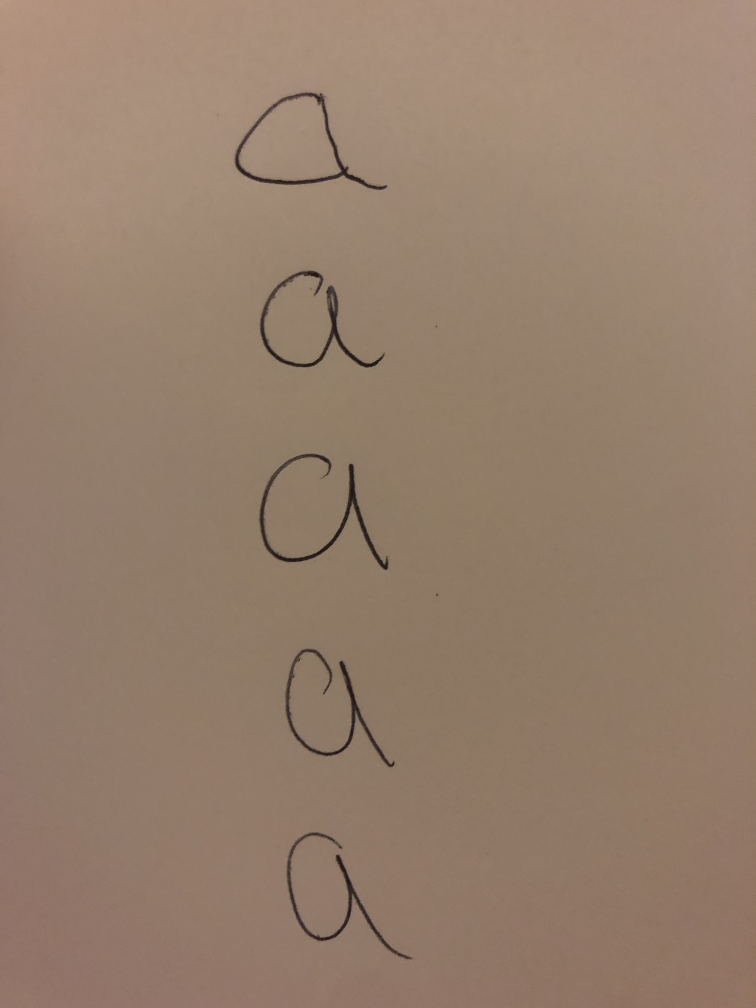
#> input picture a.png, 3024 x 4032 px, found by its file name (shown at 1/4 size)
$ python hw8.py   (Python 2 division)   (older library calls are emulated)
#> lines starting #> are read from the running program, lines starting #| are printed output that depends on the picture; after the words box and inside, x2 and y2 are one past the last pixel; in counts of white or black regions, pixels touching at a corner belong together
#!/usr/bin/env python2
# -*- coding: utf-8 -*-
"""
Created on Thu Jun  6 02:59:55 2019

@author: ajay
"""

# -*- coding: utf-8 -*-
"""
PIC 16 Spring 2019
Startup code for homework 8
"""

from scipy.misc import imread # using scipy's imread
import matplotlib.pyplot as plt
import numpy as np
from skimage.transform import resize
from sklearn import svm,metrics
import pickle


#pass the boundaries into SVM estimator(uses boundaries to generate hyperplane, a line of best fit)
def boundaries(binarized,axis):
    # variables named assuming axis = 0; algorithm valid for axis=1
    # [1,0][axis] effectively swaps axes for summing
    rows = np.sum(binarized,axis = [1,0][axis]) > 0
    rows[1:] = np.logical_xor(rows[1:], rows[:-1])
    change = np.nonzero(rows)[0]
    ymin = change[::2]
    ymax = change[1::2]
    height = ymax-ymin
    too_small = 10 # real letters will be bigger than 10px by 10px
    ymin = ymin[height>too_small]
    ymax = ymax[height>too_small]
    return zip(ymin,ymax)
def separate(img):
    orig_img = img.copy()
    pure_white = 255.
    white = np.max(img)
    black = np.min(img)
    thresh = (white+black)/2.0
    binarized = img<thresh
    row_bounds = boundaries(binarized, axis = 0)
    cropped = []
    for r1,r2 in row_bounds:
        img = binarized[r1:r2,:]
        col_bounds = boundaries(img,axis=1)
        rects = [r1,r2,col_bounds[0][0],col_bounds[0][1]]
        cropped.append(np.array(orig_img[rects[0]:rects[1],rects[2]:rects[3]]/pure_white))
    return cropped
def resize_image(imgs,dim):
    img_re=[]
    for img in imgs:
        img = resize(img,dim)
        img_re.append(img)
    return img_re


def load_data(datasets):
    data=None
    for parseFile,target_val in datasets:
        big_img = imread(parseFile,flatten=True)
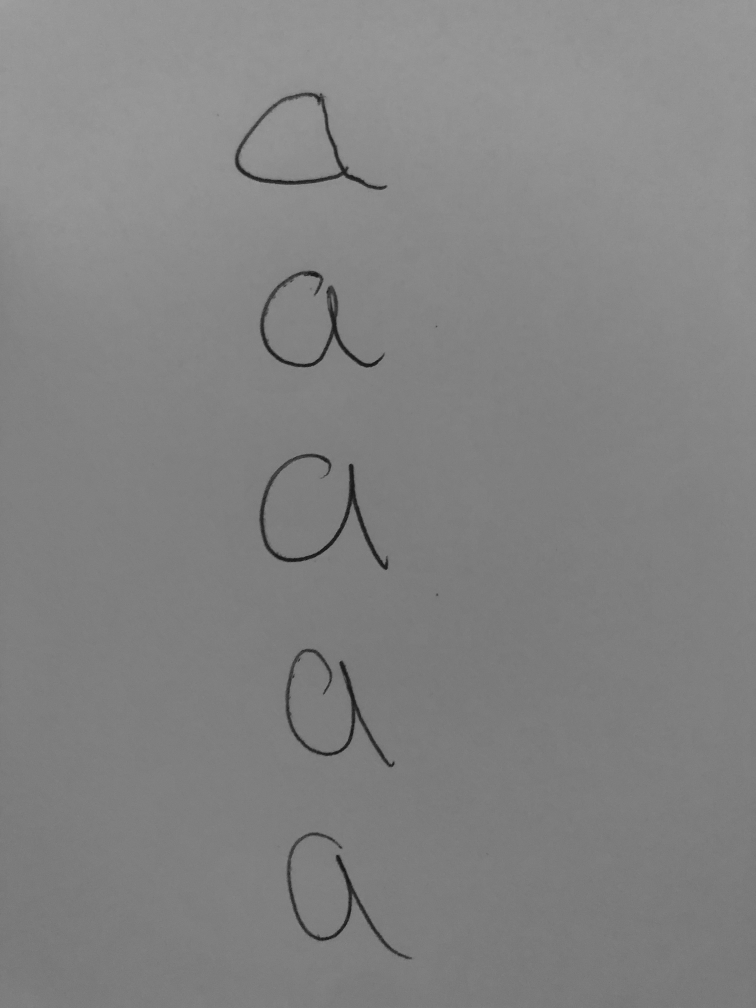
#> big_img: shape (4032, 3024) float32 (shown at 1/4 size); min 4.18, max 168.8, mean 131.5
        imgs = separate(big_img) # separates big_img (pure white = 255) into array of little images (pure white = 1.0)
#> in separate, `white = np.max(img)`: white = 168.8
#> in separate, `black = np.min(img)`: black = 4.18
#> in separate, `thresh = (white+black)/2.0`: thresh = 86.5
#> in separate, `binarized = img<thresh`:
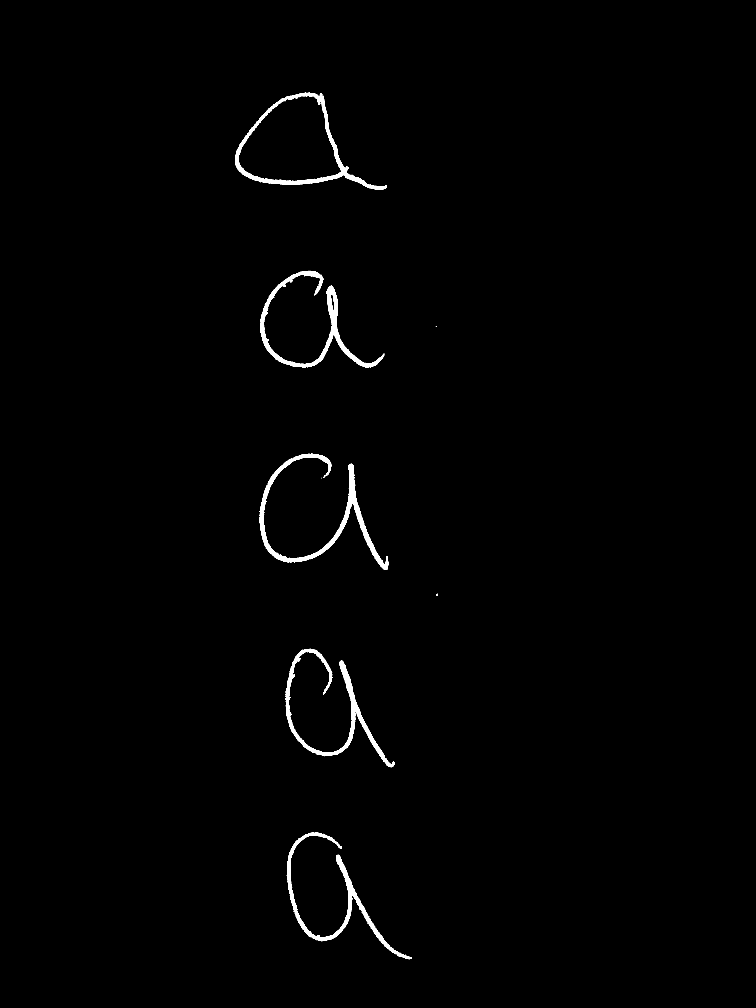
#> binarized: shape (4032, 3024) bool (shown at 1/4 size); 0.87% white; 48 white regions (42 under 20 px), largest, box (x1, y1, x2, y2) and area: (1037, 1814, 1553, 2280) 25067, (1040, 1083, 1537, 1470) 21683, (1142, 2595, 1578, 3069) 20841, (940, 371, 1547, 760) 19695, (1147, 3330, 1648, 3837) 19104, (1745, 2375, 1752, 2383) 35
#> in boundaries, `change = np.nonzero(rows)[0]`: change = [371, 760, 1083, 1470, 1814, 2280, 2375, 2383, 2595, 3069, 3330, 3837]
#> in boundaries, `ymin = change[::2]`: ymin = [371, 1083, 1814, 2375, 2595, 3330]
#> in boundaries, `ymax = change[1::2]`: ymax = [760, 1470, 2280, 2383, 3069, 3837]
#> in boundaries, `height = ymax-ymin`: height = [389, 387, 466, 8, 474, 507]
#> in boundaries, `ymin = ymin[height>too_small]`: ymin = [371, 1083, 1814, 2595, 3330]
#> in boundaries, `ymax = ymax[height>too_small]`: ymax = [760, 1470, 2280, 3069, 3837]
#> in separate, `row_bounds = boundaries(binarized, axis = 0)`: row_bounds = [(371, 760), (1083, 1470), (1814, 2280), (2595, 3069), (3330, 3837)]
#> the loop in separate, `for r1,r2 in row_bounds:` made 5 passes
#> (r1, r2, ymin in boundaries, ymax in boundaries, height in boundaries) on passes 1, 3, 4, 5: (371, 760, [940], [1547], [607]), (1814, 2280, [1037], [1553], [516]), (2595, 3069, [1142], [1578], [436]), (3330, 3837, [1147], [1648], [501])
#> pass 1, in separate, `img = binarized[r1:r2,:]`:
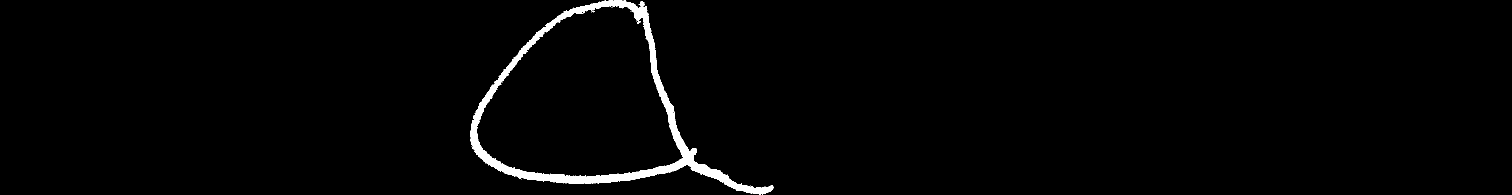
#> img: shape (389, 3024) bool (shown at 1/2 size); 1.7% white; 11 white regions (10 under 20 px), largest, box (x1, y1, x2, y2) and area: (940, 0, 1547, 389) 19695
#> pass 3, in separate, `img = binarized[r1:r2,:]`:
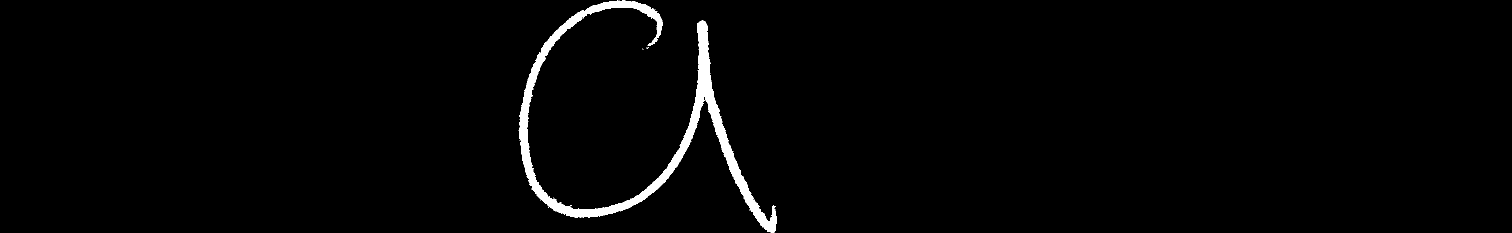
#> img: shape (466, 3024) bool (shown at 1/2 size); 1.8% white; 12 white regions (11 under 20 px), largest, box (x1, y1, x2, y2) and area: (1037, 0, 1553, 466) 25067
#> after the loop in separate, `for r1,r2 in row_bounds:`:
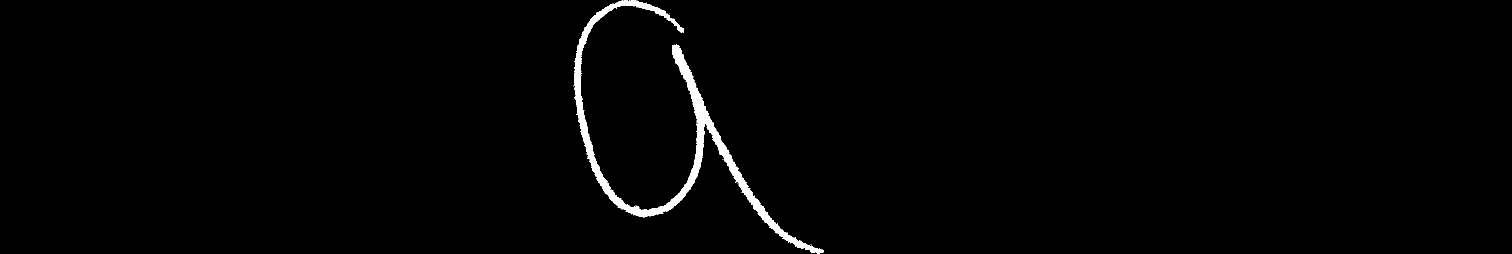
#> img: shape (507, 3024) bool (shown at 1/2 size); 1.2% white; 11 white regions (10 under 20 px), largest, box (x1, y1, x2, y2) and area: (1147, 0, 1648, 507) 19104
#> after the loop in separate, `for r1,r2 in row_bounds:`: cropped = 5 items
#> imgs = 5 items
        resized=resize_image(imgs,(10,10))
#> the loop in resize_image, `for img in imgs:` made 5 passes
#> resized = 5 items
        for img in resized:
            plt.imshow(img, cmap='gray')
            plt.show()
#> this loop made 5 passes
#> pass 1, in load_data, `plt.show()`:
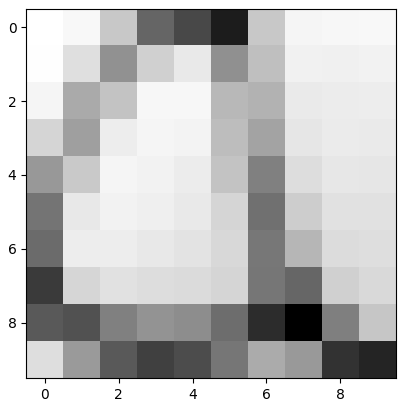
#> figure drawn by matplotlib, 1 panel
#> pass 2, in load_data, `plt.show()`:
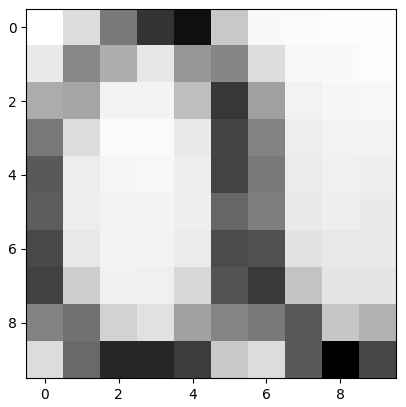
#> figure drawn by matplotlib, 1 panel
        resized=np.asarray(resized)
        new_data=resized.reshape(len(imgs),-1)
        new_target=np.ones(new_data.shape[0])+target_val
#> new_target = [1, 1, 1, 1, 1]
        if data is None:
             data=new_data
             target=new_target
#> target = [1, 1, 1, 1, 1]
        else:
             data=np.concatenate((data,new_data))
             target=np.concatenate((target,new_target))
#> pass 2 of the loop in load_data, `for parseFile,target_val in datasets:`:
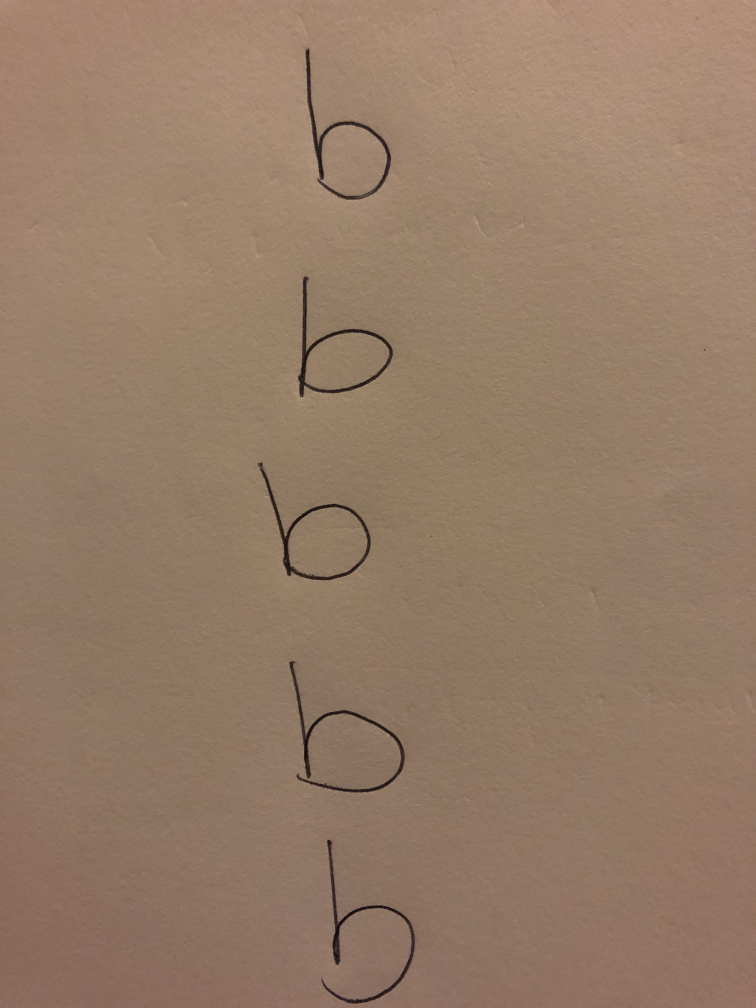
#> input picture b.png, 3024 x 4032 px, found by its file name (shown at 1/4 size)
#> white = 183.2
#> black = 1.2
#> thresh = 92.17
#> in separate (call 2), `binarized = img<thresh`:
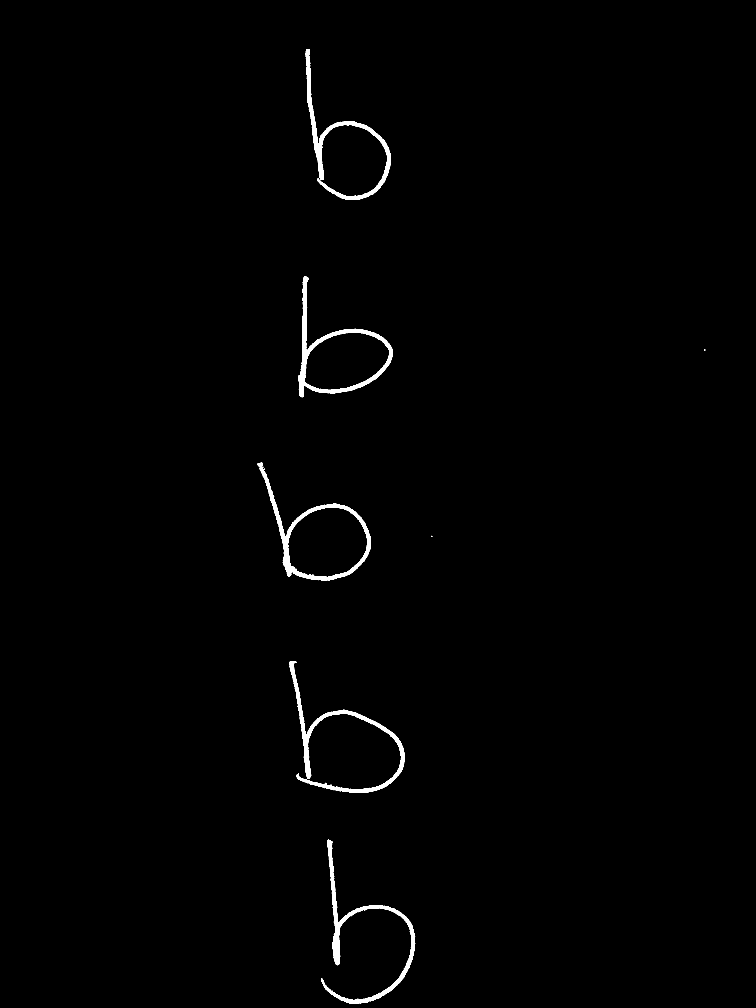
#> binarized: shape (4032, 3024) bool (shown at 1/4 size); 0.83% white; 28 white regions (22 under 20 px), largest, box (x1, y1, x2, y2) and area: (1284, 3359, 1661, 4016) 20996, (1157, 2645, 1620, 3171) 20973, (1192, 1105, 1572, 1589) 19892, (1030, 1850, 1483, 2322) 19722, (1222, 196, 1564, 799) 19554, (2816, 1397, 2821, 1402) 20
#> row_bounds = [(196, 799), (1105, 1589), (1850, 2322), (2645, 3171), (3359, 4016)]
#> the loop in separate (call 2), `for r1,r2 in row_bounds:` made 5 passes
#> (r1, r2, ymin in boundaries, ymax in boundaries, height in boundaries) on passes 1, 4, 5: (196, 799, [1222], [1564], [342]), (2645, 3171, [1157], [1620], [463]), (3359, 4016, [1284], [1661], [377])
#> the loop in resize_image (call 2), `for img in imgs:` made 5 passes
#> the loop in load_data, `for img in resized:` made 5 passes
#> pass 2, in load_data, `plt.show()`:
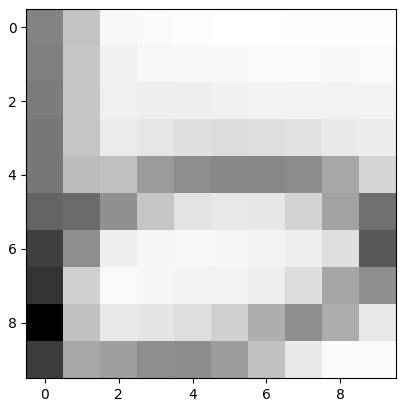
#> figure drawn by matplotlib, 1 panel
#> in load_data, `new_target=np.ones(new_data.shape[0])+target_val`: new_target = [2, 2, 2, 2, 2]
#> in load_data, `target=np.concatenate((target,new_target))`: target = [1, 1, 1, 1, 1, 2, 2, 2, 2, 2]
#> pass 3 of the loop in load_data, `for parseFile,target_val in datasets:`:
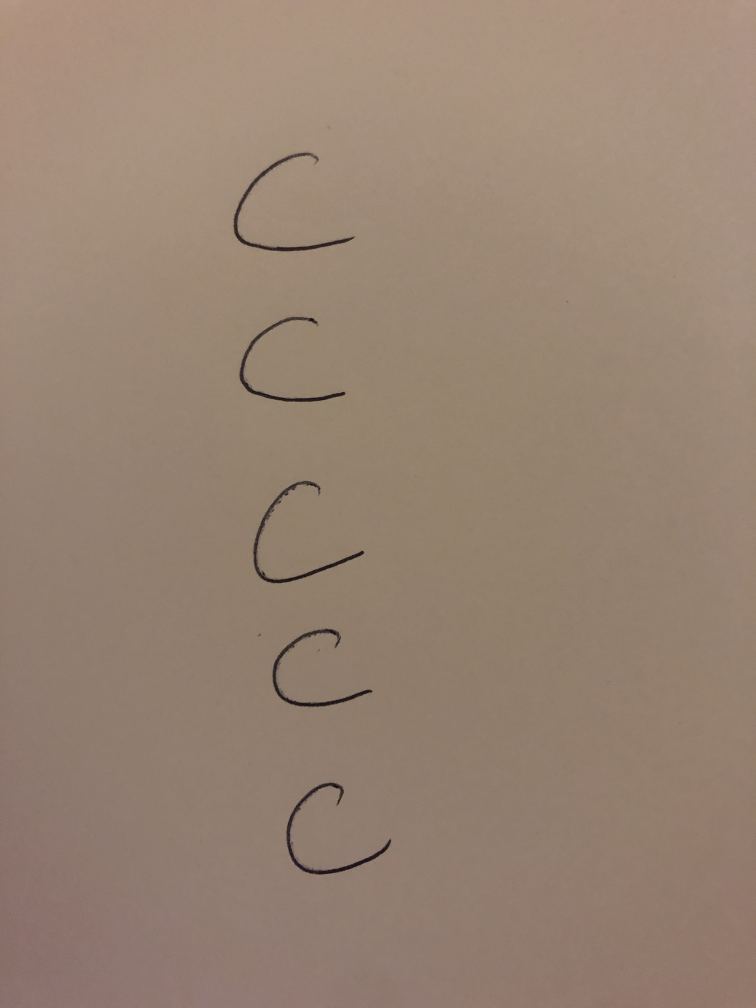
#> input picture c.png, 3024 x 4032 px, found by its file name (shown at 1/4 size)
#> white = 169.1
#> black = 1.61
#> thresh = 85.36
#> in separate (call 3), `binarized = img<thresh`:
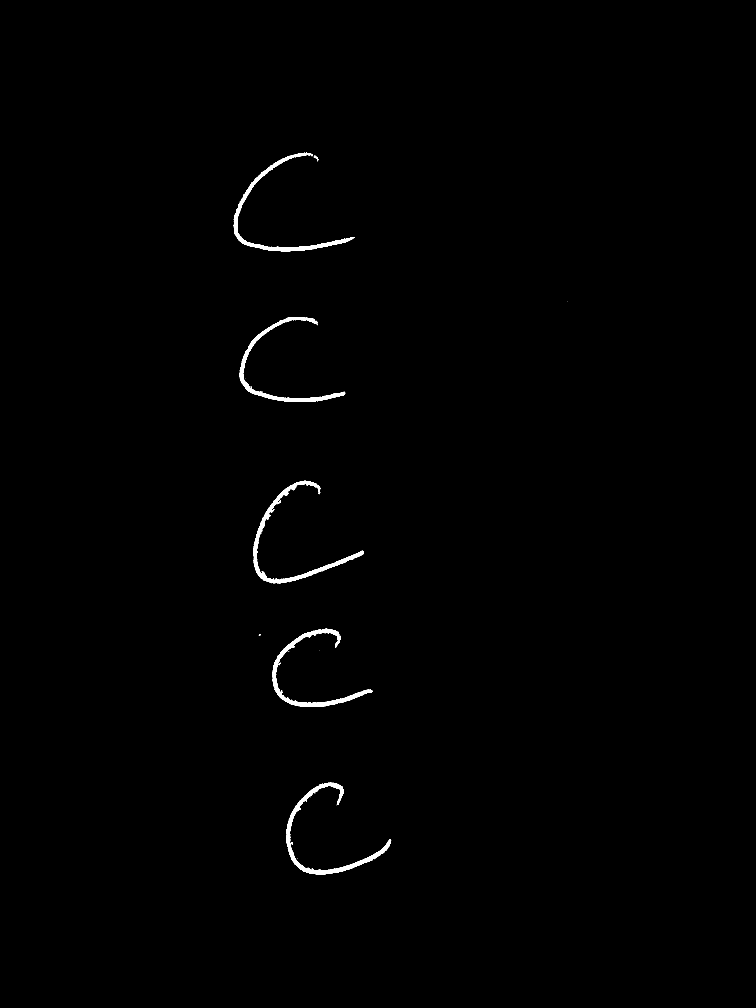
#> binarized: shape (4032, 3024) bool (shown at 1/4 size); 0.53% white; 49 white regions (37 under 20 px), largest, box (x1, y1, x2, y2) and area: (1013, 1923, 1456, 2333) 13689, (1146, 3130, 1565, 3500) 13659, (935, 610, 1418, 1006) 12804
#> row_bounds = [(610, 1006), (1268, 1608), (1923, 2333), (2514, 2828), (3130, 3500)]
#> the loop in separate (call 3), `for r1,r2 in row_bounds:` made 5 passes
#> (r1, r2, ymin in boundaries, ymax in boundaries, height in boundaries) on passes 1, 2, 3, 5: (610, 1006, [935], [1418], [483]), (1268, 1608, [958], [1381], [423]), (1923, 2333, [1013], [1456], [443]), (3130, 3500, [1146], [1565], [419])
#> the loop in load_data, `for img in resized:` made 5 passes
#> pass 2, in load_data, `plt.show()`:
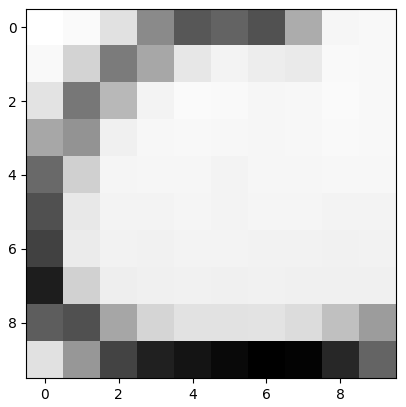
#> figure drawn by matplotlib, 1 panel
#> in load_data, `new_target=np.ones(new_data.shape[0])+target_val`: new_target = [3, 3, 3, 3, 3]
#> in load_data, `target=np.concatenate((target,new_target))`: target = [1, 1, 1, 1, 1, 2, 2, 2, 2, 2, 3, 3, 3, 3, 3]

    return data,target
def partition(data,target,p):
    #p=percentage of data to train on
    rand_num=np.random.rand(data.shape[0])
    train=rand_num<p
    test=np.logical_not(train)
    train_data,train_target=data[train,:],target[train]
    test_data,test_target=data[test,:],target[test]
    return train_data, train_target, test_data, test_target

if __name__ == "__main__":
    datasets=[('/Users/ajay/Desktop/a.png',0),('/Users/ajay/Desktop/b.png',1),('/Users/ajay/Desktop/c.png',2)]
    new_data,new_target=load_data(datasets)
#> new_target = [1, 1, 1, 1, 1, 2, 2, 2, 2, 2, 3, 3, 3, 3, 3]
    p=0.8
    train_data,train_target, test_data, test_target= partition(new_data, new_target,p)
#> in partition, `rand_num=np.random.rand(data.shape[0])`: rand_num = [0.549, 0.715, 0.603, 0.545, 0.424, 0.646, 0.438, 0.892, 0.964, 0.383, 0.792, 0.529, 0.568, 0.926, 0.071]
#> in partition, `train=rand_num<p`: train = [True, True, True, True, True, True, True, False, False, True, True, True, True, False, True]
#> in partition, `test=np.logical_not(train)`: test = [False, False, False, False, False, False, False, True, True, False, False, False, False, True, False]
#> in partition, `train_data,train_target=data[train,:],target[train]`: train_target = [1, 1, 1, 1, 1, 2, 2, 2, 3, 3, 3, 3]
#> in partition, `test_data,test_target=data[test,:],target[test]`: test_target = [2, 2, 3]
#> train_target = [1, 1, 1, 1, 1, 2, 2, 2, 3, 3, 3, 3]; test_target = [2, 2, 3]
    #create SVC estimator, pass in train data and target element to train, pass in a new test_data to predict
    clf=svm.SVC(gamma=0.1)
    clf.fit(train_data,train_target)
    predicted=clf.predict(test_data)
#> predicted = [1, 1, 1]

    #persisted learning
    s = pickle.dumps(clf)
    clf2 = pickle.loads(s)
    predicted=clf2.predict(test_data)
    print "Predicted: ", predicted
#| Predicted:  [1. 1. 1.]
    accuracy= metrics.accuracy_score(predicted,test_target)
#> accuracy = 0
    print "Truth:  ",test_target
#| Truth:   [2. 2. 3.]
    print "Accuracy: ",accuracy*100,"%"
#| Accuracy:  0.0 %


'''
#step 1: take pictures of handwriting of letters
upload three different images, file name
map all a arrays to target array of 0's, 1's for bs, 2's for c's
concatenate target array for all
when u predict, u reference this target array?


#write a b c in multiple ways(see example) as training data
#step 2: create data array using imread
#step 3: create target array using imread to test data
#step 4: create SVC estimator- clf = svm.SVC(gamma=0.001, C=100.)
#step 5: "fit" data set to target set using SVC-clf.fit(digits.data[:-1], digits.target[:-1])
 # data[:-1]- everything but last element, we save last element for "test" data
#step 6: "predict" an uknown data set using SVC estimator- clf.predict(digits.data[-1:])
 #this case- using last element in data set to use as test data, pass into SVC to predict best guess
 '''
